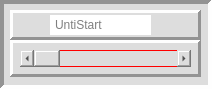
      <widget class="QFrame" name="frame_226">
       <property name="minimumSize">
        <size>
         <width>212</width>
         <height>89</height>
        </size>
       </property>
       <property name="styleSheet">
        <string notr="true">background-color: rgb(221, 221, 221);</string>
       </property>
       <property name="frameShape">
        <enum>QFrame::Panel</enum>
       </property>
       <property name="frameShadow">
        <enum>QFrame::Sunken</enum>
       </property>
       <property name="lineWidth">
        <number>4</number>
       </property>
       <property name="midLineWidth">
        <number>0</number>
       </property>
       <widget class="QFrame" name="frame_227">
        <property name="geometry">
         <rect>
          <x>10</x>
          <y>40</y>
          <width>191</width>
          <height>37</height>
         </rect>
        </property>
        <property name="styleSheet">
         <string notr="true"/>
        </property>
        <property name="frameShape">
         <enum>QFrame::Panel</enum>
        </property>
        <property name="frameShadow">
         <enum>QFrame::Raised</enum>
        </property>
        <property name="lineWidth">
         <number>3</number>
        </property>
        <widget class="QScrollBar" name="horizontalScrollBar_79">
         <property name="geometry">
          <rect>
           <x>10</x>
           <y>10</y>
           <width>171</width>
           <height>17</height>
          </rect>
         </property>
         <property name="minimumSize">
          <size>
           <width>171</width>
           <height>17</height>
          </size>
         </property>
         <property name="maximumSize">
          <size>
           <width>171</width>
           <height>17</height>
          </size>
         </property>
         <property name="styleSheet">
          <string notr="true"> border: 1px solid red</string>
         </property>
         <property name="orientation">
          <enum>Qt::Horizontal</enum>
         </property>
        </widget>
       </widget>
       <widget class="QFrame" name="frame_228">
        <property name="geometry">
         <rect>
          <x>10</x>
          <y>10</y>
          <width>191</width>
          <height>30</height>
         </rect>
        </property>
        <property name="frameShape">
         <enum>QFrame::Panel</enum>
        </property>
        <property name="frameShadow">
         <enum>QFrame::Raised</enum>
        </property>
        <property name="lineWidth">
         <number>3</number>
        </property>
        <property name="midLineWidth">
         <number>0</number>
        </property>
        <widget class="QLineEdit" name="lineEdit_79">
         <property name="geometry">
          <rect>
           <x>40</x>
           <y>5</y>
           <width>101</width>
           <height>20</height>
          </rect>
         </property>
         <property name="minimumSize">
          <size>
           <width>101</width>
           <height>20</height>
          </size>
         </property>
         <property name="maximumSize">
          <size>
           <width>101</width>
           <height>20</height>
          </size>
         </property>
         <property name="styleSheet">
          <string notr="true">QLineEdit {
 border: 3px solid wHITE;
	background-color: rgb(255, 255, 255);
}</string>
         </property>
         <property name="placeholderText">
          <string>UntiStart</string>
         </property>
        </widget>
       </widget>
      </widget>
